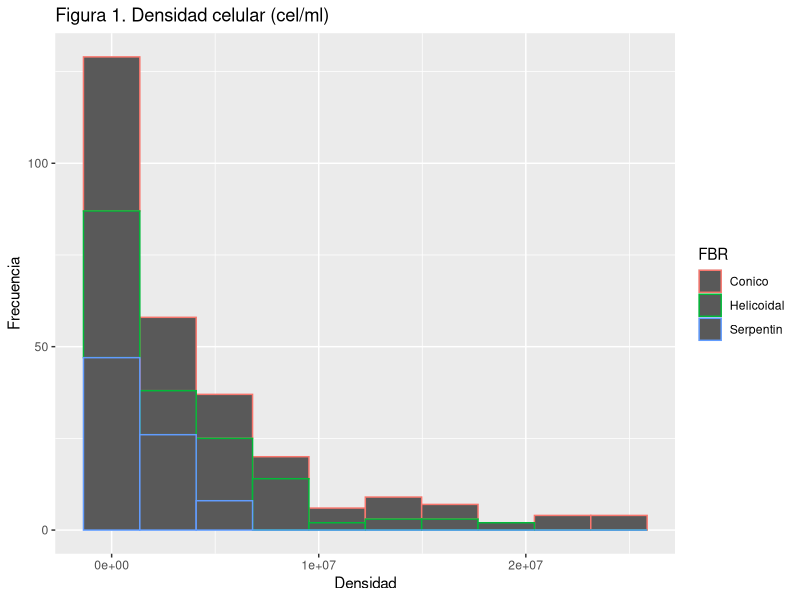
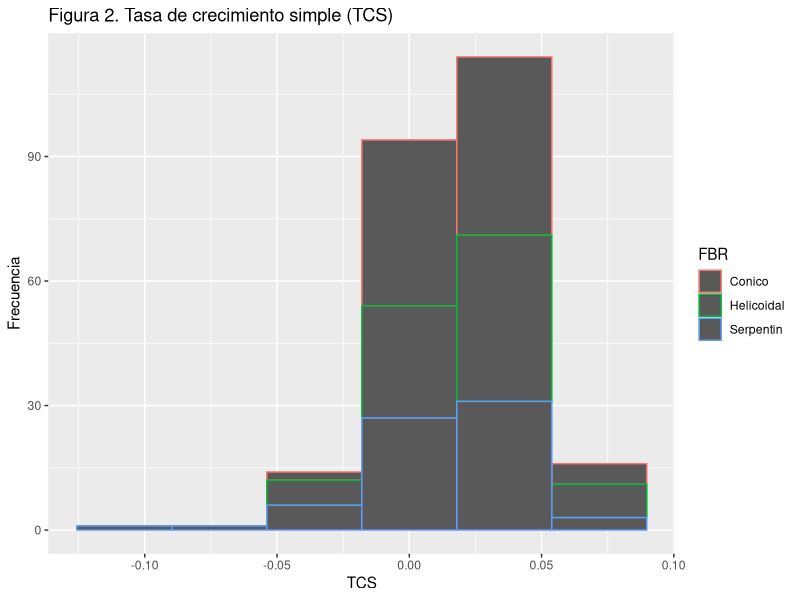
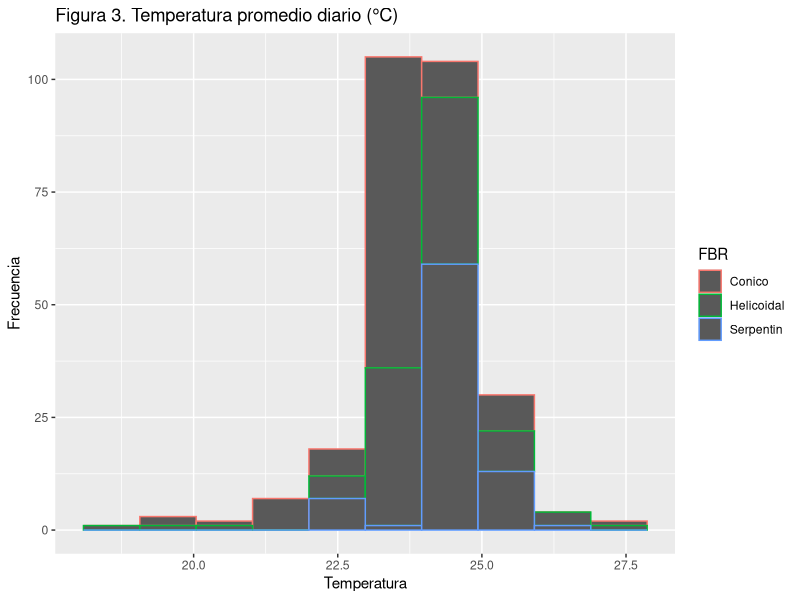
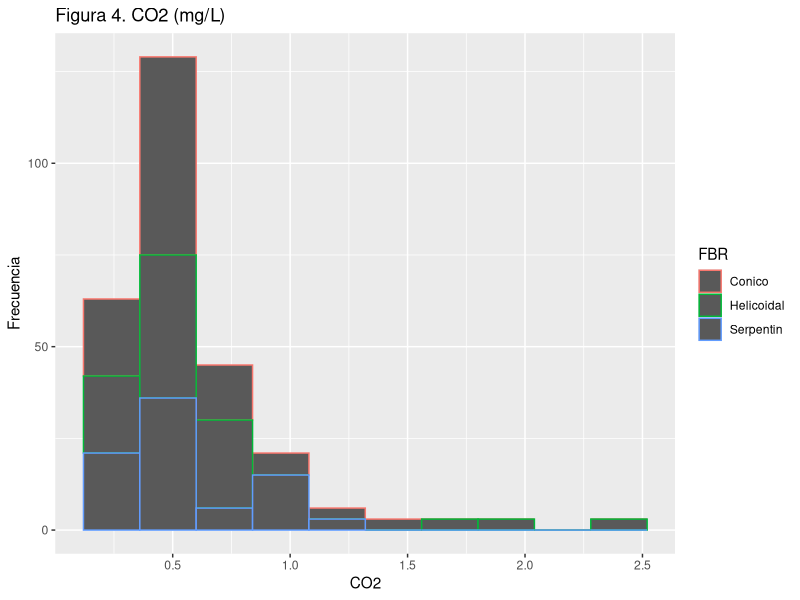
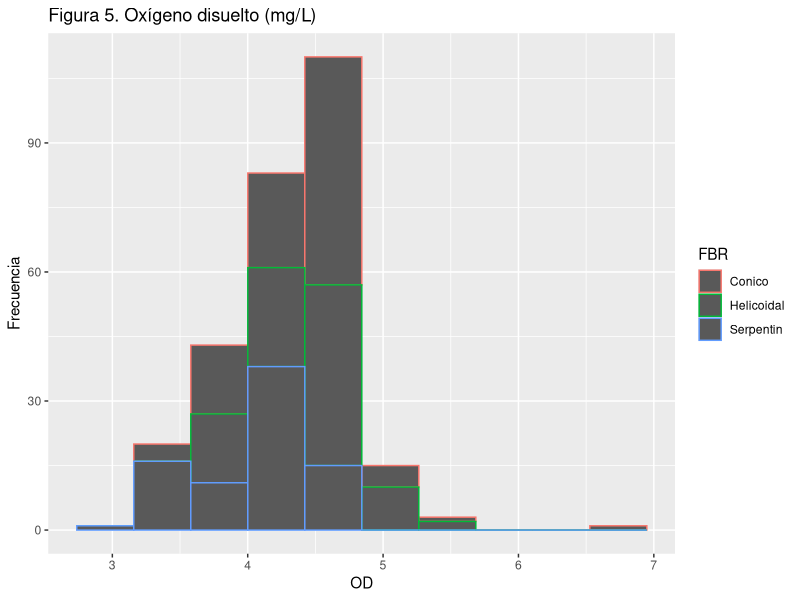
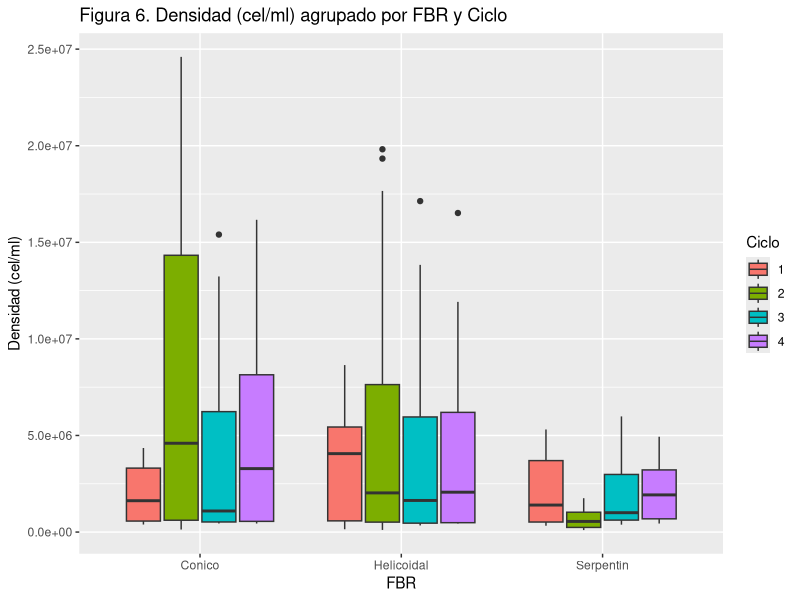
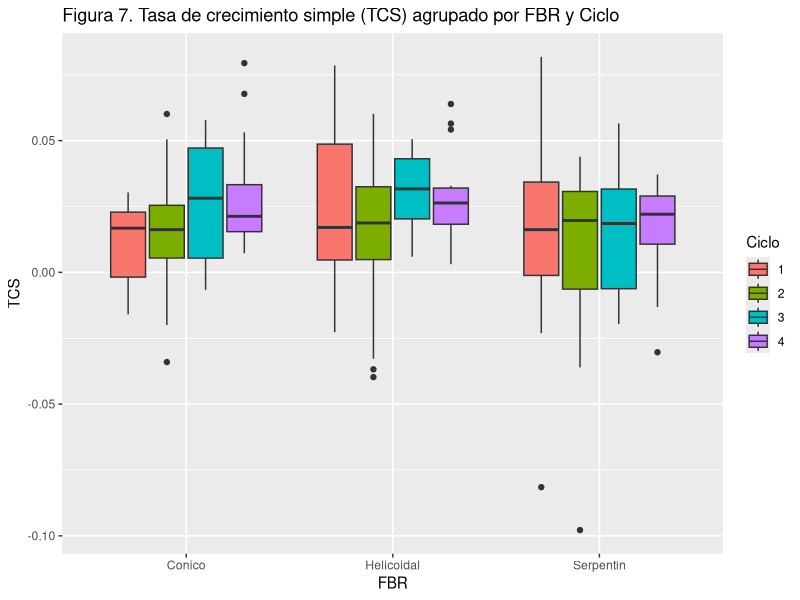
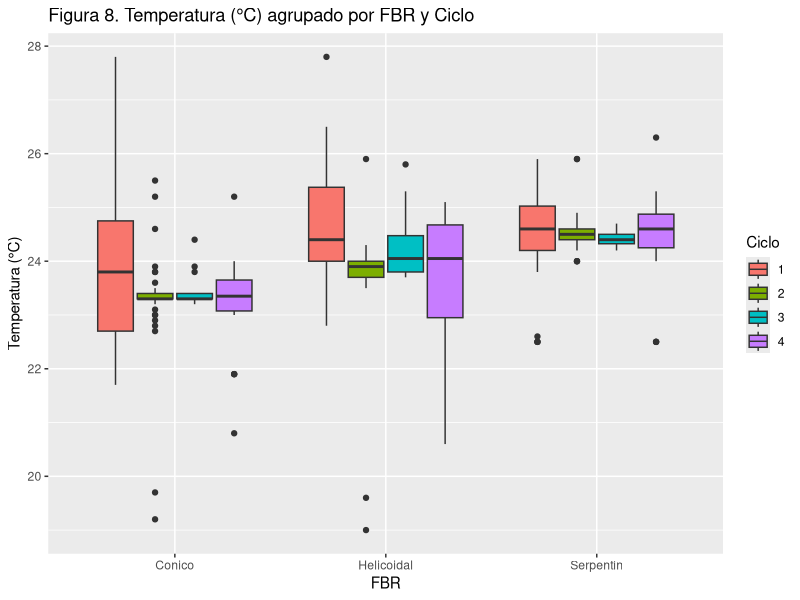

These figures' R source, in order:
## ---- chunk 1
knitr::opts_chunk$set(echo =TRUE)

library(stats)
library(ggplot2)
library(psych)
library (readxl)

## ---- chunk 2
Chlorella <- read_excel("Chlorella.xlsx", na="NA")
Chlorella$FBR <- as.factor(Chlorella$FBR)
Chlorella$Ciclo <- as.factor(Chlorella$Ciclo)
Chlorella$Dias <- as.factor(Chlorella$Dias)
Chlorella$Muestra <- as.factor(Chlorella$Muestra)
summary(Chlorella)
str(Chlorella)
table(Chlorella$FBR)
table(Chlorella$Ciclo)
table(Chlorella$Dias)
table(Chlorella$Muestra)
## ---- chunk 3
Chlorella <- data.frame(Chlorella)
ggplot(Chlorella, aes(x=Densidad)) +
  geom_histogram(aes(color=FBR), bins=10) + 
  labs(title = "Figura 1. Densidad celular (cel/ml)", y="Frecuencia")

ggplot(Chlorella, aes(x=TCS)) +
  geom_histogram(aes(color=FBR), bins=6, na.rm = TRUE) +
  labs(title = "Figura 2. Tasa de crecimiento simple (TCS)", y="Frecuencia")

ggplot(Chlorella, aes(x=Temperatura)) +
  geom_histogram(aes(color=FBR), bins=10) +
  labs(title = "Figura 3. Temperatura promedio diario (°C)", y="Frecuencia")

ggplot(Chlorella, aes(x=CO2)) +
  geom_histogram(aes(color=FBR), bins=10) +
  labs(title = "Figura 4. CO2 (mg/L)", y="Frecuencia")

ggplot(Chlorella, aes(x=OD)) +
  geom_histogram(aes(color=FBR), bins=10) +
  labs(title = "Figura 5. Oxígeno disuelto (mg/L)", y="Frecuencia")
## ---- chunk 4
ggplot(Chlorella, aes(x=FBR, y=Densidad)) +
  geom_boxplot(aes(fill=Ciclo)) +
  labs(title = "Figura 6. Densidad (cel/ml) agrupado por FBR y Ciclo", y="Densidad (cel/ml)")

ggplot(Chlorella, aes(x=FBR, y=TCS)) +
  geom_boxplot(aes(fill=Ciclo), na.rm=TRUE) +
  labs(title = "Figura 7. Tasa de crecimiento simple (TCS) agrupado por FBR y Ciclo", y="TCS")

ggplot(Chlorella, aes(x=FBR, y=Temperatura)) +
  geom_boxplot(aes(fill=Ciclo)) +
  labs(title = "Figura 8. Temperatura (°C) agrupado por FBR y Ciclo", y="Temperatura (°C)")

ggplot(Chlorella, aes(x=FBR, y=CO2)) +
  geom_boxplot(aes(fill=Ciclo)) +
  labs(title = "Figura 9. CO2 (mg/L) agrupado por FBR y Ciclo", y="CO2 (mg/L)")

ggplot(Chlorella, aes(x=FBR, y=OD)) +
  geom_boxplot(aes(fill=Ciclo)) +
  labs(title = "Figura 10. Oxígeno disuelto (mg/L) agrupado por FBR y Ciclo", y="OD (mg/L)")

## ---- chunk 5
ggplot(Chlorella, aes(x=Temperatura, y=Densidad)) +
  geom_point(aes(color=FBR)) +
  geom_smooth(span=0.2) +
  labs(title = "Figura 11. Relación entre Temperatura (°C) y Densidad (cel/ml) agrupadas por FBR")

ggplot(Chlorella, aes(x=CO2, y=Densidad)) +
  geom_point(aes(color=FBR)) +
  geom_smooth(span=0.2) +
  labs(title = "Figura 12. Relación entre CO2 (mg/L) y Densidad (cel/ml) agrupadas por FBR")

ggplot(Chlorella, aes(x=OD, y=Densidad)) +
  geom_point(aes(color=FBR)) +
  geom_smooth(span=0.2) +
  labs(title = "Figura 13. Relación entre Oxígeno disuelto (mg/l) y Densidad (cel/ml) agrupadas por FBR")

## ---- chunk 6
plot(density(Chlorella$Densidad), main = "Figura 13. Función de densidad para la variable Densidad (cel/ml)", y="Densidad")
plot(density(Chlorella$Temperatura), main = "Figura 14. Función de densidad para la variable Temperatura (°C)", y="Densidad")
plot(density(Chlorella$CO2), main = "Figura 15. Función de densidad para la variable CO2 (mg/ml))", y="Densidad")
plot(density(Chlorella$OD), main = "Figura 16. Función de densidad para la variable Oxígeno disuelto (mg/ml)", y="Densidad")

plot(ecdf(Chlorella$Densidad), main = "Figura 17. Función de probabilidad acumulada para la variable Densidad (cel/ml)")
plot(ecdf(Chlorella$TCS), main = "Figura 18. Función de probabilidad acumulada para la variable Tasa de Crecimiento Simple")
plot(ecdf(Chlorella$Temperatura), main = "Figura 19. Función de probabilidad acumulada para la variable Temperatura")
plot(ecdf(Chlorella$CO2), main = "Figura 20. Función de probabilidad acumulada para la variable CO2")
plot(ecdf(Chlorella$OD), main = "Figura 21. Función de probabilidad acumulada para la variable Oxígeno Disuelto")

